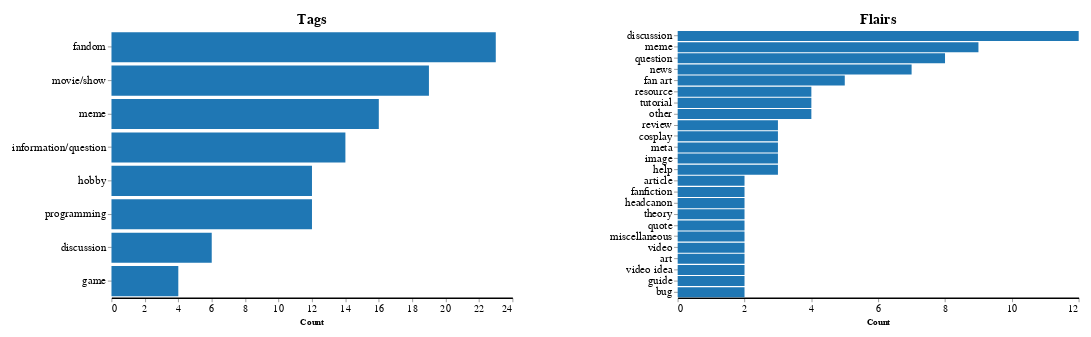

The notebook cell this image was saved under:
### Markdown cell above
## Tags and Flairs

I will count and visualize the tags and flairs of the subreddits that I am subscribed to. It is worth to note that while tags have no missing data since they are annotated by hand, flairs have missing data since some of the subreddits do not have flairs or they have a poor flair system.

### Code cell
# Count the number of each tag from the tags column of the subreddits_df
if "Tags" in subreddits_df.columns:
    tag_count_dict = subreddits_df["Tags"].map(lambda x: x.split(", ")).explode().value_counts().to_dict()
    tag_count_df = pd.DataFrame({"Tag": list(tag_count_dict.keys()), "Count": list(tag_count_dict.values())})
    tag_count_df["Tag"] = tag_count_df["Tag"].astype(dtype="category")

    # Create the chart for tags
    chart1 = alt.Chart(tag_count_df).mark_bar().encode(
        alt.X("Count:Q", axis=alt.Axis(tickCount=tag_count_df["Count"].max() // 2)),
        alt.Y("Tag:N", sort="-x", title=None),
        color=alt.value("#1f77b4"),
        tooltip=["Count:Q"],  # Show the count when hovering over the bar
    ).properties(
        # Set the size of the chart
        width=500,
        height=333.33,
        title = "Tags"
    )
else:
    chart1 = None


# Count the number of each flair from the flairs column of the subreddits_df
flair_count_dict = subreddits_df["Flairs"].map(lambda x: x.split(", ") if type(x) == str else None).explode().value_counts().to_dict()
# flairs_col = subreddits_df["Flairs"]
# for idx in range(len(flairs_col)):
#     if type(flairs_col.iloc[idx]) != str:
#         continue
#     flairs = flairs_col.iloc[idx].split(", ")
#     for flair in flairs:
#         if flair in flair_count_dict:
#             flair_count_dict[flair] += 1
#         else:
#             flair_count_dict[flair] = 1
flair_count_df = pd.DataFrame({"Flair": list(flair_count_dict.keys()), "Count": list(flair_count_dict.values())})
flair_count_df["Flair"] = flair_count_df["Flair"].astype(dtype="category")
# Drop flairs with less than 2 counts since it means they are unique for subreddit
flair_count_df = flair_count_df[flair_count_df["Count"] > 1]

# Create the chart for flairs
chart2 = alt.Chart(flair_count_df).mark_bar().encode(
    alt.X("Count:Q", axis=alt.Axis(tickCount=flair_count_df["Count"].max() // 2)),
    alt.Y("Flair:N", sort="-x", title=None),
    color=alt.value("#1f77b4"),
    tooltip=["Count:Q"],  # Show the count when hovering over the bar
).properties(
    # Set the size of the chart
    width=500,
    height=333.33,
    title = "Flairs"
)

if chart1 is not None:
    # Combine the charts
    chart = alt.hconcat(chart1, chart2, spacing=120)
else:
    chart = chart2

# Add paddings to HConcatChart object
chart = chart.configure(
    padding={"left": 15, "right": 15, "top": 15, "bottom": 15},
    title={"fontSize": 18},
).configure_view(
    stroke=None,
).configure_axisX(
    labelFontSize=13,
    grid=False,  # Remove the grid
    domainWidth=2,  # Set the width of the axis line
    domainColor="#000"  # Set the color of the axis line
).configure_axisY(
    labelFontSize=14,
    titleFontSize=18,
    domain=False,  # Remove the axis line
)

if chart1 is not None:
    chart1.save("figures/tags_and_flairs/altair_tags.html")
    chart1.save("figures/tags_and_flairs/altair_tags.png")
    chart2.save("figures/tags_and_flairs/altair_flairs.html")
    chart2.save("figures/tags_and_flairs/altair_flairs.png")
    chart.save("figures/tags_and_flairs/altair_tags_flairs.html")
    chart.save("figures/tags_and_flairs/altair_tags_flairs.png")
else:
    chart2.save("figures/tags_and_flairs/altair_flairs.html")
    chart2.save("figures/tags_and_flairs/altair_flairs.png")
chart

### Figure 1 — Vega-Lite specification as saved in the notebook (floating-point values rounded to 4 significant figures)
{"config": {"view": {"continuousWidth": 300, "continuousHeight": 300, "stroke": null}, "axisX": {"domainColor": "#000", "domainWidth": 2, "grid": false, "labelFontSize": 13}, "axisY": {"domain": false, "labelFontSize": 14, "titleFontSize": 18}, "padding": {"left": 15, "right": 15, "top": 15, "bottom": 15}, "title": {"fontSize": 18}}, "hconcat": [{"data": {"name": "data-510cd88f5b473fe77c369be3aa20a282"}, "mark": {"type": "bar"}, "encoding": {"color": {"value": "#1f77b4"}, "tooltip": [{"field": "Count", "type": "quantitative"}], "x": {"axis": {"tickCount": 11.0}, "field": "Count", "type": "quantitative"}, "y": {"field": "Tag", "sort": "-x", "title": null, "type": "nominal"}}, "height": 333.3, "title": "Tags", "width": 500}, {"data": {"name": "data-466f4d8ccfb469b678c0a14011ffb07d"}, "mark": {"type": "bar"}, "encoding": {"color": {"value": "#1f77b4"}, "tooltip": [{"field": "Count", "type": "quantitative"}], "x": {"axis": {"tickCount": 6.0}, "field": "Count", "type": "quantitative"}, "y": {"field": "Flair", "sort": "-x", "title": null, "type": "nominal"}}, "height": 333.3, "title": "Flairs", "width": 500}], "spacing": 120, "$schema": "https://vega.github.io/schema/vega-lite/v5.15.1.json", "datasets": {"data-510cd88f5b473fe77c369be3aa20a282": [{"Tag": "fandom", "Count": 23}, {"Tag": "movie/show", "Count": 19}, {"Tag": "meme", "Count": 16}, {"Tag": "information/question", "Count": 14}, {"Tag": "hobby", "Count": 12}, {"Tag": "programming", "Count": 12}, {"Tag": "discussion", "Count": 6}, {"Tag": "game", "Count": 4}], "data-466f4d8ccfb469b678c0a14011ffb07d": [{"Flair": "discussion", "Count": 12}, {"Flair": "meme", "Count": 9}, {"Flair": "question", "Count": 8}, {"Flair": "news", "Count": 7}, {"Flair": "fan art", "Count": 5}, {"Flair": "resource", "Count": 4}, {"Flair": "tutorial", "Count": 4}, {"Flair": "other", "Count": 4}, {"Flair": "review", "Count": 3}, {"Flair": "cosplay", "Count": 3}, {"Flair": "meta", "Count": 3}, {"Flair": "image", "Count": 3}, {"Flair": "help", "Count": 3}, {"Flair": "article", "Count": 2}, {"Flair": "fanfiction", "Count": 2}, {"Flair": "headcanon", "Count": 2}, {"Flair": "theory", "Count": 2}, {"Flair": "quote", "Count": 2}, {"Flair": "miscellaneous", "Count": 2}, {"Flair": "video", "Count": 2}, {"Flair": "art", "Count": 2}, {"Flair": "video idea", "Count": 2}, {"Flair": "guide", "Count": 2}, {"Flair": "bug", "Count": 2}]}}
